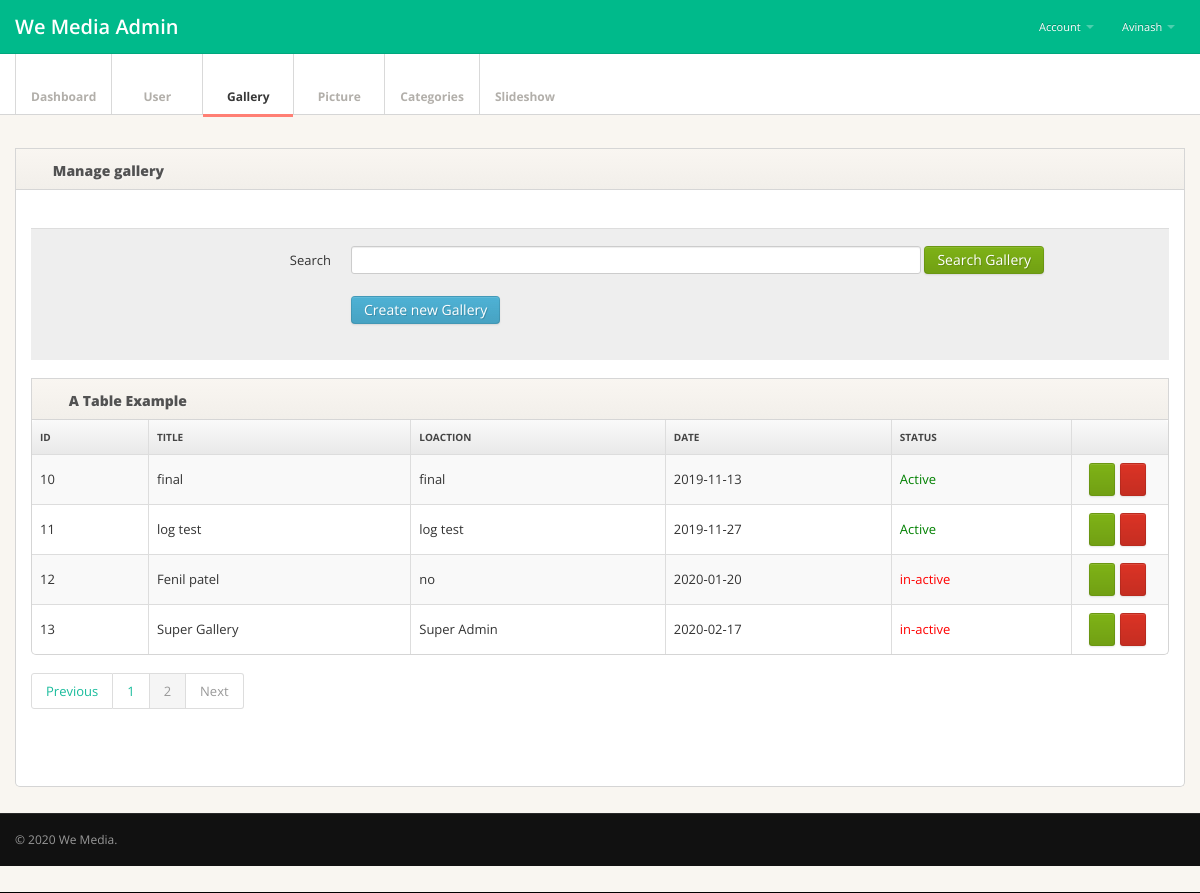
The app's page /Super_Admin/gallery.php?page=2 (signed in), older data.
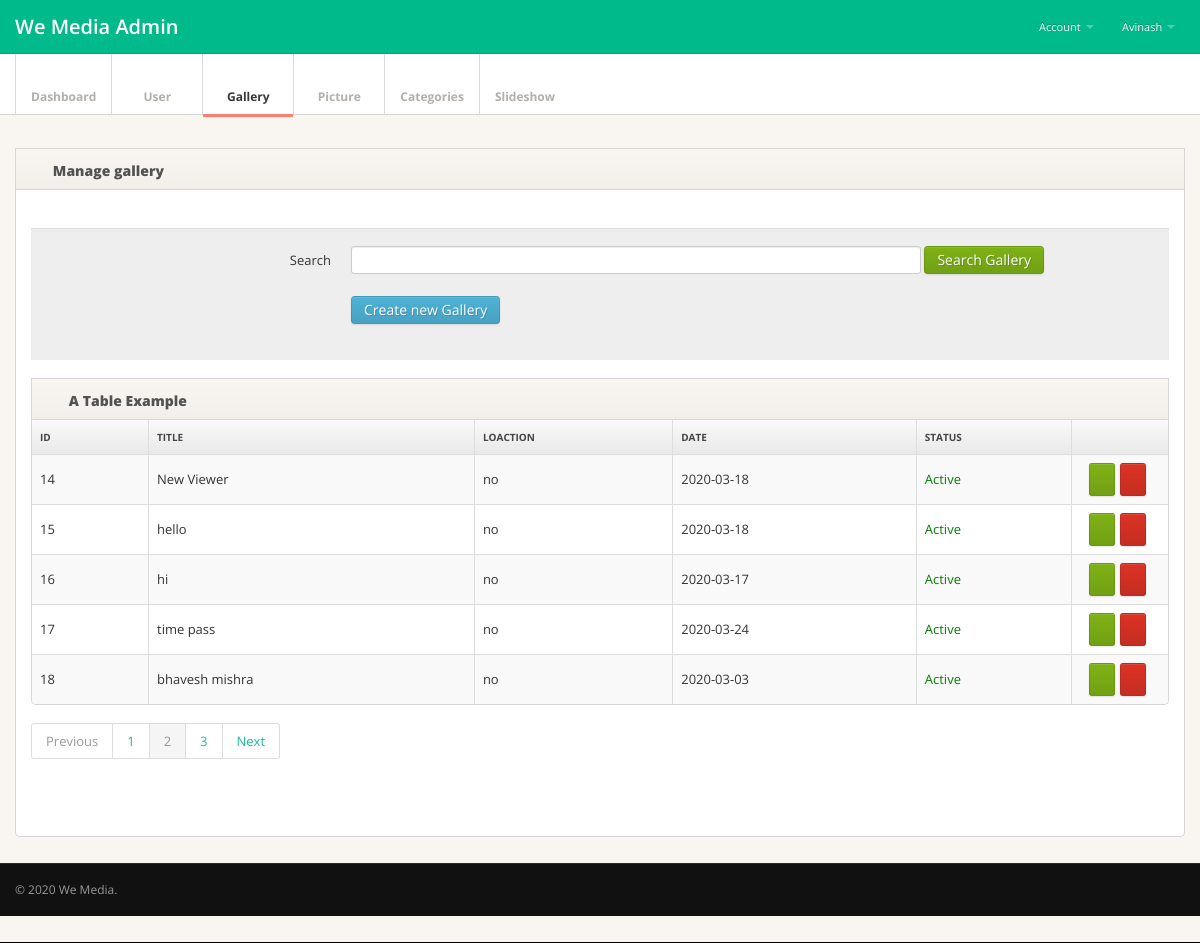
The same page, newer data.
### tables this page shows
CREATE TABLE `tbl_gallery` (
  `id` int(5) NOT NULL,
  `title` varchar(200) DEFAULT NULL,
  `url` varchar(200) DEFAULT NULL,
  `seo_title` varchar(200) DEFAULT NULL,
  `seo_desc` varchar(200) DEFAULT NULL,
  `location` varchar(50) DEFAULT NULL,
  `c_date` date NOT NULL,
  `date` timestamp NULL DEFAULT CURRENT_TIMESTAMP ON UPDATE CURRENT_TIMESTAMP,
  `status` tinyint(1) DEFAULT '1'
);

### Super_Admin/engine/engine.php (called while the page is built, shortened)
<?php
$select="";
@$page=$_GET["page"];
  if($page=="" || $page==1)
  {
      @$page1=0;
  }
  else
  {
      @$page1=($page*5)-5;
  }
  if($type=='user'){
    $select= mysqli_query($con,"select * from tbl_module_$type limit $page1,5");
   }else{
       $select= mysqli_query($con,"select * from tbl_$type limit $page1,5");
   }
if($type=='user'){
    $sql1= mysqli_query($con,"select * from tbl_module_$type ");
   }else{
       $sql1= mysqli_query($con,"select * from tbl_$type ");
   }
@$total_rec=mysqli_num_rows($sql1);
$total_pages=ceil($total_rec/5);
if(isset($_POST['search'])){
	if($_POST['keyword']==NULL){
    $error="Please Enter Hint Like ID or Title or caption to search ";
    $sql=$select;
  }
else{
  $searchkey = $_POST['keyword'];
  if($type=="picture" || $type=="slideshow"){
    $sql=mysqli_query($con,"select * from tbl_$type where caption like '%$searchkey%' or id like '%$searchkey%' and deletion='1'");
    }
    if($type=="gallery" || $type=="categories"){
      $sql=mysqli_query($con,"select * from tbl_$type where title like '%$searchkey%' or id like '%$searchkey%' and deletion='1'");
      }
      if($type=="qna"){
        $sql=mysqli_query($con,"select * from tbl_$type where question like '%$searchkey%' or id like '%$searchkey%' and deletion='1'");
        }
        if($type=="feedbcak"){
          $sql=mysqli_query($con,"select * from tbl_$type where subject like '%$searchkey%' or message like '%$searchkey%' or id like '%$searchkey%' and deletion='1'");
          }
          if($type=="user"){
            $sql=mysqli_query($con,"select * from tbl_module_$type where user_name like '%$searchkey%' or first_name like '%$searchkey%' or id like '%$searchkey%' or last_name like '%$searchkey%' or email like '%$searchkey%' and deletion='1'");
            }
}
}else{
  $sql=$select;
  }
?>

### Super_Admin/Manager/gallery/tbl.php (the view, shortened to what the changed rows need)
						<div class="tab-pane active" id="formcontrols">
						<form id="edit-profile" class="form-horizontal" action="<?php echo $_SERVER['PHP_SELF'];?>" method="post">
							<fieldset>
                <div class="form-actions">
                <div class="control-group">
									<label class="control-label" for="title">Search</label>
									<div class="controls">
										<input type="text" class="span6" id="title" name="keyword" >
                      <button class="btn btn-success" name="search">Search <?php echo ucfirst($type);?></button>
                      <br><br>
                      <button class="btn btn-info" name="create">Create new <?php echo ucfirst($type);?></button>
                  	</div>
								</div>
										</div>
       								 <div class="widget widget-table action-table">
          								<div class="widget-header"> <i class="icon-th-list"></i>
           								 <h3>A Table Example</h3>
         									 </div>
          									<div class="widget-content">
           							 <table class="table table-striped table-bordered">
              <thead>
                <tr>
                  <th style="width: 100px;"> Id </th>
                  <th> Title</th>
                  <th> Loaction</th>
                  <th> Date</th>
                  <th>Status</th>
                  <th class="td-actions"> </th>
                </tr>
              </thead>
              <tbody>
              <?php
              while($row=mysqli_fetch_array($sql)){
              ?>
                <tr>
                  <td> <?php echo $row['id'];?> </td>
                  <td> <?php echo $row['title'];?> </td>
                  <td> <?php echo $row['location'];?> </td>
                  <td> <?php echo $row['c_date'];?> </td>
                  <td>
<a href="?status=<?php echo $row['id']; ?>" style="color:<?php echo $row['status']?'green':'red'; ?>" onclick="return confirm('Are you sure to change the status of item?')">
<?php echo $row['status']?'Active':'in-active'; ?></td>
                  <td class="td-actions"><a href="?edit=<?php echo $row['id']; ?>" class="btn btn-small btn-success"><i class="btn-icon-only icon-pencil"> </i></a><a href="?del=<?php echo $row['id']; ?>" class="btn btn-danger btn-small"><i class="btn-icon-only icon-remove"> </i></a></td>
                </tr>
              <?php
              }
              ?>
              </tbody>
            </table>
          </div>
          <ul class="pagination">
                                  <li class="paginate_button previous <?php if($page<$total_pages){ echo "disabled";} ?>" id="DataTables_Table_0_previous">
                                  <a href="?page=1" aria-controls="DataTables_Table_0" data-dt-idx="0" tabindex="0">Previous</a></li>
                                  <?php
                                  for($i=1;$i<=$total_pages;$i++)
                                  {
                                      ?>
                                      <li class="paginate_button <?php echo ($i==$_GET['page'])?'active':'';?>"><a href="?page=<?php echo $i;?>" aria-controls="DataTables_Table_0" data-dt-idx="1" tabindex="0"><?php echo $i;?></a></li>
                                  <?php }
                                  ?>
                                  <li class="paginate_button previous <?php if($page>=$total_pages){ echo "disabled";} ?>" id="DataTables_Table_0_previous">
                                  <a href="?page=<?php echo $total_pages;?>" aria-controls="DataTables_Table_0" data-dt-idx="0" tabindex="0">Next</a></li>
                                  </ul>
        </div>
								</fieldset>
							</form>
						</div>

Row changes from the older to the newer data that the page shows:
removed tbl_gallery: id "10", title "final", location "final", c_date "2019-11-13", status "Active"
removed tbl_gallery: id "11", title "log test", location "log test", c_date "2019-11-27", status "Active"
removed tbl_gallery: id "12", title "Fenil patel", location "no", c_date "2020-01-20", status "in-active"
removed tbl_gallery: id "13", title "Super Gallery", location "Super Admin", c_date "2020-02-17", shows "in-active"
added tbl_gallery: id "14", title "New Viewer", location "no", c_date "2020-03-18", status "Active"
added tbl_gallery: id "15", title "hello", location "no", c_date "2020-03-18", status "Active"
added tbl_gallery: id "16", title "hi", location "no", c_date "2020-03-17", status "Active"
added tbl_gallery: id "17", title "time pass", location "no", c_date "2020-03-24", status "Active"
added tbl_gallery: id "18", title "bhavesh mishra", location "no", c_date "2020-03-03", status "Active"
Text that changed along with them:
new list line: "3"
